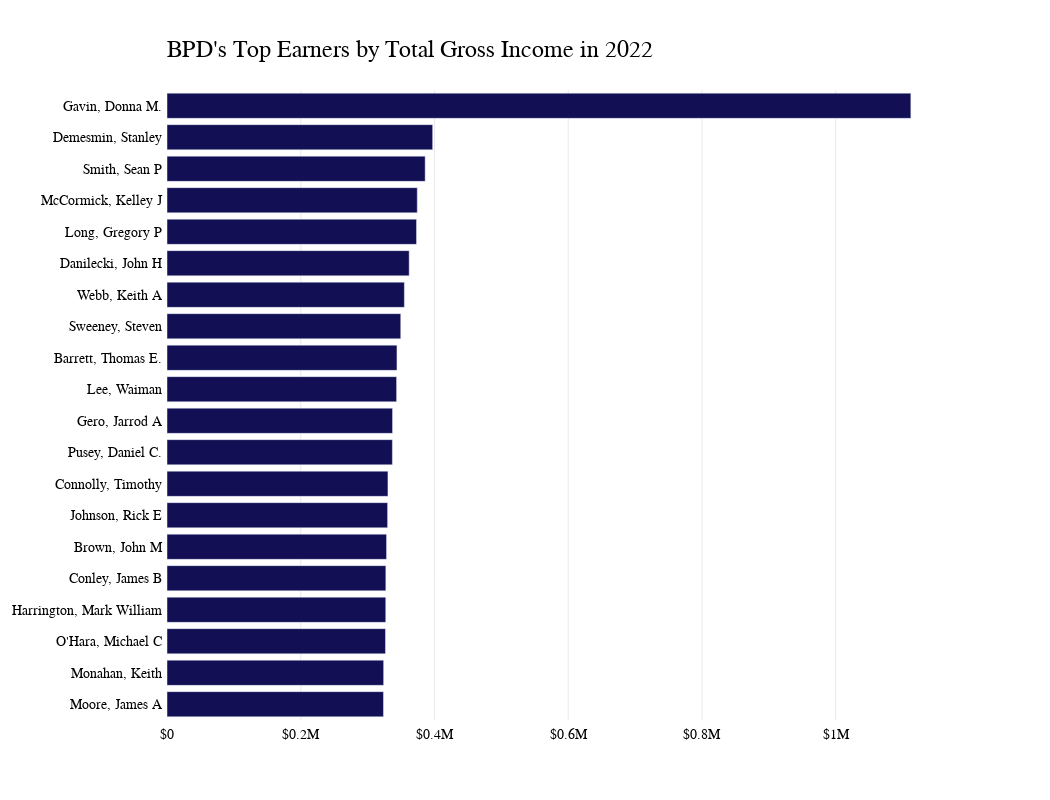

Notebook code for this chart:
### Code cell
top_gross_22=df22.sort_values(by='TOTAL_ GROSS',ascending=False)
top20_gross_22=top_gross_22.head(20)

fig = px.bar(top20_gross_22, x='TOTAL_ GROSS', y='NAME', orientation='h', title='<b>2022 Top Earners<b>', color_discrete_sequence=['#130F54'])
# remove the x and y labels
fig.update_layout(xaxis_title='', yaxis_title='')
fig.update_layout(font=dict(family="GT America", size=12, color="#000000"))

# make the background color to be transparent 
fig.update_layout(plot_bgcolor='rgba(0,0,0,0)')
fig.update_xaxes(showgrid=True, gridwidth=0.5, gridcolor='LightGray')
fig.update_yaxes(autorange="reversed")
# Aesthetic customizations
fig.update_layout(
    plot_bgcolor='rgba(0,0,0,0)',
    font_family="GT America",
    font_color="black",
    font_size=14,
    xaxis_title=None,
    yaxis_title=None,
    xaxis_tickprefix = '$',
    margin=dict(
        l=100,
        r=100,
        b=80,
        t=90,
        pad=4
    ),
    height=800,
    width=1050,
)

# Customize title!
fig.update_layout(
    title=go.layout.Title(
        text="BPD's Top Earners by Total Gross Income in 2022",
        xref="paper",
        x=0,
        y=.95,
        font_family="GT America Bold",
        font_size=24
    )
)

fig.show()

### Figure 1 — Plotly figure (JSON) as saved in the notebook; plotly's stock layout.template omitted (floating-point values rounded to 4 significant figures)
{"data": [{"alignmentgroup": "True", "hovertemplate": "TOTAL_ GROSS=%{x}<br>NAME=%{y}<extra></extra>", "legendgroup": "", "marker": {"color": "#130F54", "pattern": {"shape": ""}}, "name": "", "offsetgroup": "", "orientation": "h", "showlegend": false, "textposition": "auto", "type": "bar", "x": [1112000.0, 397300.0, 386100.0, 374200.0, 373100.0, 362100.0, 354900.0, 349500.0, 343900.0, 343300.0, 337300.0, 337000.0, 330400.0, 329900.0, 328300.0, 327200.0, 327100.0, 326700.0, 324000.0, 323700.0], "xaxis": "x", "y": ["Gavin, Donna M.", "Demesmin, Stanley", "Smith, Sean P", "McCormick, Kelley J", "Long, Gregory P", "Danilecki, John H", "Webb, Keith A", "Sweeney, Steven", "Barrett, Thomas E.", "Lee, Waiman", "Gero, Jarrod A", "Pusey, Daniel C.", "Connolly, Timothy", "Johnson, Rick E", "Brown, John M", "Conley, James B", "Harrington, Mark William", "O'Hara, Michael C", "Monahan, Keith", "Moore, James A"], "yaxis": "y"}], "layout": {"barmode": "relative", "font": {"color": "black", "family": "GT America", "size": 14}, "height": 800, "legend": {"tracegroupgap": 0}, "margin": {"b": 80, "l": 100, "pad": 4, "r": 100, "t": 90}, "plot_bgcolor": "rgba(0,0,0,0)", "title": {"font": {"family": "GT America Bold", "size": 24}, "text": "BPD's Top Earners by Total Gross Income in 2022", "x": 0, "xref": "paper", "y": 0.95}, "width": 1050, "xaxis": {"anchor": "y", "domain": [0, 1], "gridcolor": "LightGray", "gridwidth": 0.5, "showgrid": true, "tickprefix": "$", "title": {}}, "yaxis": {"anchor": "x", "autorange": "reversed", "domain": [0, 1], "title": {}}}}
